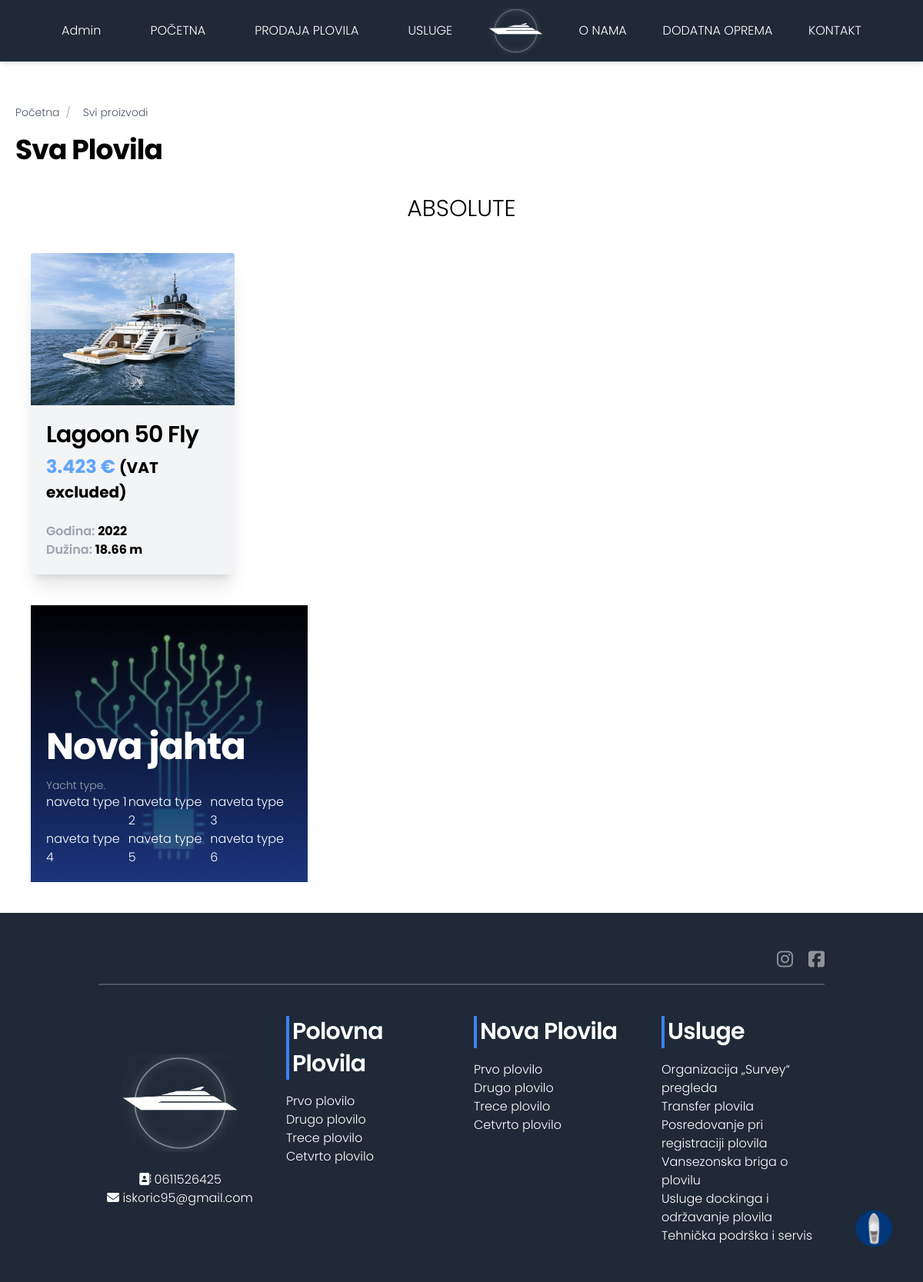
/products/, run on an earlier commit of the app's database.
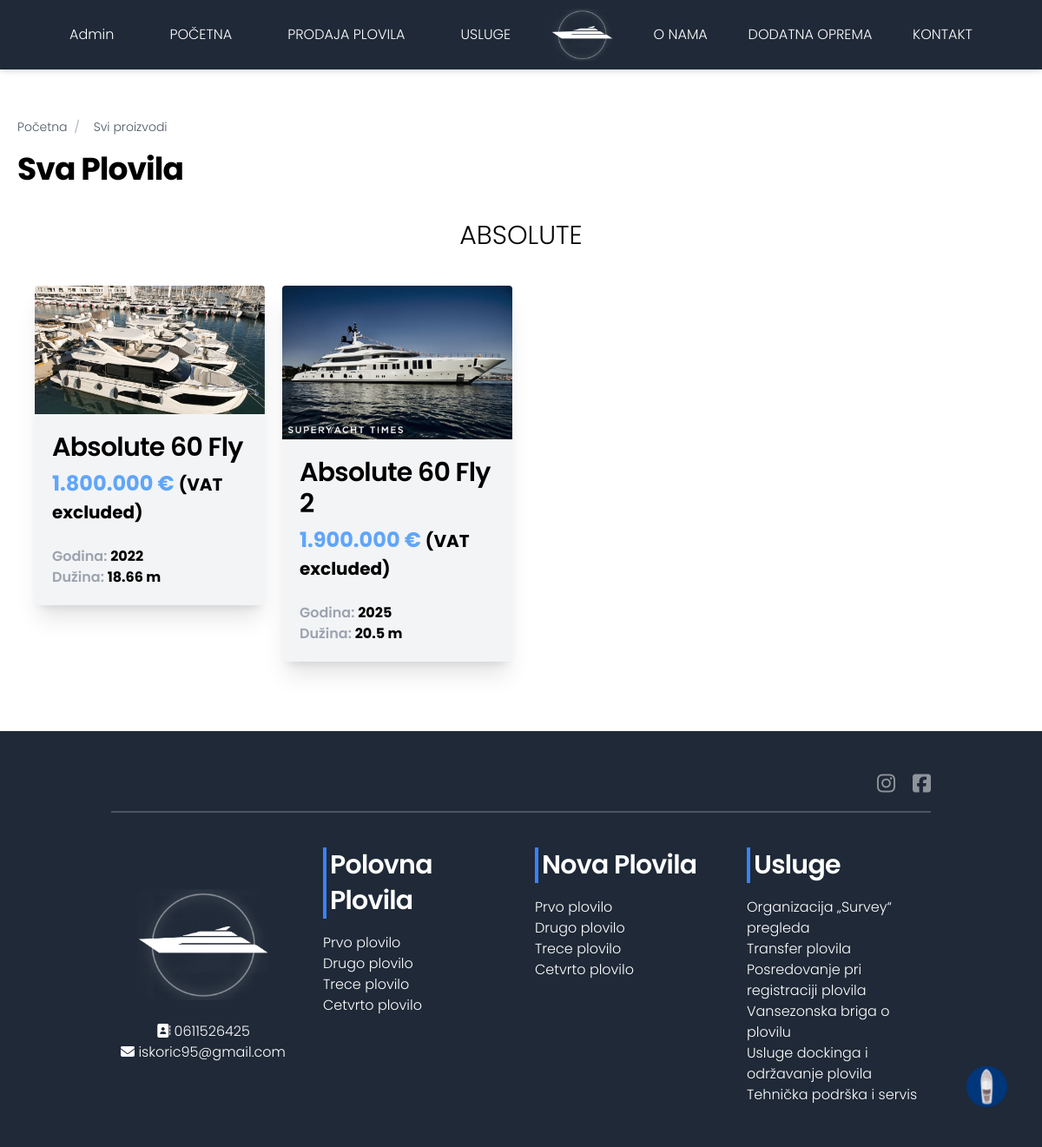
And on a later commit of the database.
### website/models.py (models this page shows, shortened)
class Yacht(models.Model):
    YACHT_TYPE_CHOICES = [
        ('new', 'New'),
        ('used', 'Used'),
    ]
    name = models.CharField(max_length=255, verbose_name="Naziv jahte")
    price = models.DecimalField(max_digits=12, decimal_places=0, verbose_name="Cena (€)")
    yacht_type = models.CharField(max_length=10, choices=YACHT_TYPE_CHOICES, verbose_name="Tip jahte", default="used")
    description = models.TextField(blank=True, verbose_name="Opis jahte")
    image = models.ImageField(upload_to='yachts/', blank=True, null=True, verbose_name="Slika jahte")
    published = models.BooleanField(default=False)
    slug = models.SlugField(unique=True, blank=True, null=True)
    created_at = models.DateTimeField(auto_now_add=True)
    order = models.PositiveIntegerField(default=0)
    class Meta:
        ordering = ['order']

class YachtCharacteristic(models.Model):
    yacht = models.ForeignKey('Yacht', on_delete=models.CASCADE, related_name='characteristics')
    name = models.CharField(max_length=100, choices=[
        ('model', 'MODEL'),
        ('length', 'DUŽINA(m)'),
        ('beam', 'ŠIRINA'),  # širina
        ('draft', 'GAZ (m)'),  # gaz
        ('weight', 'TEŽINA (t)'),
        ('propulsion', 'POGON'),
        ('fuel_tank', 'TANK GORIVA (l)'),
        ('water_tank', 'TANK VODE (l)'),
        ('cabins', 'BROJ KABINA'),
        ('speed', 'BRZINA'),
    ])
    value = models.CharField(max_length=255)
    published = models.BooleanField(default=False)

### website/views.py (the view)
# urls.py: path('products/', views.products, {'product_type': 'all'}, name='all_products'),  # Svi proizvodi
def products(request, product_type):
    used = []
    new = []
    if product_type == "new":
        new = Yacht.objects.filter(yacht_type=product_type, published=True)  # Pretpostavljam da imaš 'condition' polje
        title = "Nova Plovila"
    elif product_type == "used":
        used = Yacht.objects.filter(yacht_type=product_type, published=True)
        title = "Polovna Plovila"
    else:
        title = "Sva Plovila"
        used = Yacht.objects.filter(yacht_type='used', published=True)
        new = Yacht.objects.filter(yacht_type='new', published=True)
    context = {'product_type': product_type, 'new': new, 'used': used, 'title':title}
    return render(request, 'website/pages/products.html', context)

### website/context_processors.py (called while the page is built)
def config(request):
    config = Config.objects.all().first()
    return {'config': config}

### website/templatetags/custom_filters.py (called while the page is built)
@register.filter  # Dekorator koji označava da je ovo filter
def intdot(value):
    try:
        value = int(value)
        return f"{value:,}".replace(",", ".")
    except (ValueError, TypeError):
        return value  # Ako nije broj, vrati originalnu vrednost

### website/templates/website/pages/products.html (shortened to what this page needs)
{% extends 'base.html' %}
{% load static %}
{% block content %}
<section id="boats" class="mx-auto max-w-[1200px] mt-[150px] md:mt-[100px] p-5">
    {% include 'website/components/breadcrumbs.html' %}
    <h1 class="mt-200">{{title}}</h1>
    <div class="p-5 text-center text-3xl">ABSOLUTE</div>
    {% if product_type == 'all' %}
        <div class="grid grid-cols-1 md:grid-cols-3 lg:grid-cols-4 gap-5 rounded-lg p-5">
            {% for yacht in used %}
                {% include 'website/components/used.html' with yacht=yacht %}
            {% endfor %}
        </div>
        <div class="relative grid grid-cols-1 md:grid-cols-3 lg:grid-cols-3 gap-5 rounded-lg p-5">
            {% for yacht in new %}
                {% include 'website/components/new.html' with yacht=yacht %}
            {% endfor %}
        </div>
    {% endif %}
</section>
{% endblock %}

### templates/base.html (shortened to what this page needs)
{% load static %}
{% load static tailwind_tags %}
<!DOCTYPE html>
<html lang="en">
<head>
    <link rel="stylesheet" href="{% static 'css/styles.css' %}">
    {% tailwind_css %}
    <link rel="stylesheet" href="https://cdnjs.cloudflare.com/ajax/libs/font-awesome/6.5.0/css/all.min.css"
/>
</head>
<body class="font-sans font-light">
{% include 'header.html' %}
{% block content %}
{% endblock %}
{% include 'footer.html' %}
<a href="#top" class="scroll-to-top fixed right-5 md:right-5 lg:right-10 bottom-10 z-50 text-white transition">
    <div class="relative group ">
        <img src="{% static 'img/to_the_top.png' %}" class="w-12"/>
    </div>
</a>
</body>
</html>

### templates/header.html (shortened to what this page needs)
{% load static %}
    <header id="main-header" class="hover:bg-gray-800 fixed top-0 left-0 w-full z-40 {% if request.resolver_match.url_name != 'home' %}bg-gray-800{% endif %}  ">
        <div class="max-w-[1200px] mx-auto px-10 py-[10px] text-white">
          <nav class="hidden lg:flex gap-10 items-center justify-between px-10">
            <div class="flex gap-16">
                <div class=" group">
                    <a href="{% url 'admin:index' %}" class="hover:text-gray-300">Admin</a>
                </div>
                <div class=" group">
                    <a href="{% url 'home' %}" class="hover:text-gray-300">POČETNA</a>
                </div>
                <div class="group">
                    <a href="{% url 'all_products' %}" class="hover:text-gray-300">PRODAJA PLOVILA</a>
                </div>
                <div class="group">
                    <a href="{% url 'services' %}" class="hover:text-gray-300">USLUGE</a>
                </div>
            </div>
            <div class="hidden lg:flex justify-center items-center z-40">
                <a href="{% url 'home' %}" class="">
                    <img src="{% static 'img/logo1.png' %}" alt="Logo" class=" h-[60px]"/>
                </a>
            </div>
            <div>
                <a href="{% url 'about' %}" class="hover:text-gray-300">O NAMA</a>
            </div>
            <div>
                <a href="#" class="hover:text-gray-300">DODATNA OPREMA</a>
            </div>
            <div>
                <a href="#" class="hover:text-gray-300">KONTAKT</a>
            </div>
          </nav>
        </div>
    </header>

### website/templates/website/components/breadcrumbs.html
{% load static %}
<nav class="flex text-gray-300 text-sm my-4" aria-label="breadcrumb">
    <ul class="flex items-center space-x-2">
        {% for name, url in breadcrumbs %}
            <li class="flex items-center">
                <a href="{{ url }}" class="text-gray-600 hover:text-blue-800">{{ name }}</a>
                {% if not forloop.last %}
                    <span class="mx-2 text-gray-400">/</span>
                {% endif %}
            </li>
        {% endfor %}
    </ul>
</nav>

### website/templates/website/components/used.html
{% load static %}
{% load custom_filters %}
<section id="usedYachts" class="z-0">
    <a href="{% url 'product_details' yacht.slug %}" class="rounded-lg ">
        <div class="relative shadow-xl hover:bg-red-200 z-40 overflow-hidden ">
            <div class="absolute inset-0 hover:bg-gray-200/30 rounded-lg"></div>
            <img src="{{yacht.image.url}}" alt=""
                 class="rounded-t transition-transform duration-300 ease-in-out group-hover:scale-105"/>
            <div class="bg-gray-100 w-full p-5">
                <h2 class="text-3xl font-semibold mb-2">{{yacht.name}}</h2>
                <p class="text-2xl text-blue-400 font-bold">{{yacht.price|intdot}} € <span
                        class="text-black font-bold text-xl">(VAT excluded)</span>
                </p>
                <br>
                <p>
                    <span class="font-semibold text-gray-400">Godina: </span>
                    <span class="font-bold">
                    {% for char in yacht.characteristics.all %}
                        {% if char.name == "model" %}
                            {{ char.value }}
                        {% endif %}
                    {% endfor %}
                </span></p>
                <p><span class="font-semibold text-gray-400">Dužina: </span><span class="font-bold">                    {% for char in yacht.characteristics.all %}
                        {% if char.name == "length" %}
                            {{ char.value }}
                        {% endif %}
                    {% endfor %} m</span>
                </p>
            </div>
        </div>
    </a>
</section>

### templates/footer.html
{% load static %}
<footer class="px-5 md:px-24 lg:px-32 py-12 bg-gray-800">
    <div class="flex justify-end text-white/50">
        <div class="flex gap-5">
            <a href=""><i class="fa-brands fa-instagram text-2xl"></i></a>
            <a href=""><i class="fa-brands fa-square-facebook text-2xl"></i></a>
        </div>
    </div>
    <hr class="border-t-2 border-gray-600 my-4">
    <br>
    <div class="grid grid-cols-1 md:grid-cols-2 lg:grid-cols-4 gap-8 text-white">
        <div class="flex flex-col items-center justify-center">
            <a href="{% url 'home' %}" class="">
                <img src="{% static 'img/logo1.png' %}" alt="Logo" class=" h-32"/>
            </a>
            <br>
            <div><i class="fa-solid fa-address-book"></i> 0611526425</div>
            <div><i class="fa-solid fa-envelope"></i> iskoric95@gmail.com</div>
        </div>
        <div class="">
            <h2 class="pl-1 border-l-4 border-blue-500">Polovna Plovila</h2>
            <ul>
                <li>Prvo plovilo</li>
                <li>Drugo plovilo</li>
                <li>Trece plovilo</li>
                <li>Cetvrto plovilo</li>
            </ul>
        </div>
        <div class="">
            <h2 class="pl-1 border-l-4 border-blue-500">Nova Plovila</h2>
            <ul>
                <li>Prvo plovilo</li>
                <li>Drugo plovilo</li>
                <li>Trece plovilo</li>
                <li>Cetvrto plovilo</li>
            </ul>
        </div>
        <div class="">
            <h2 class="pl-1 border-l-4 border-blue-500">Usluge</h2>
            <ul>
                <li><a href="">Organizacija „Survey“ pregleda</a></li>
                <li><a href="">Transfer plovila</a></li>
                <li><a href="">Posredovanje pri registraciji plovila</a></li>
                <li><a href="">Vansezonska briga o plovilu</a></li>
                <li><a href="">Usluge dockinga i održavanje plovila</a></li>
                <li><a href="">Tehnička podrška i servis</a></li>
            </ul>
        </div>
    </div>
</footer>

### website/templates/website/components/new.html
{% load static %}
<section id="newYachts">
    <a href="{% url 'product_details' yacht.slug %}" class="relative w-full z-0">
        <img src="{{yacht.image.url}}" alt="Background Image" class="w-full h-auto object-cover">
        <div class="absolute inset-0 bg-gradient-to-t from-blue-900/90 to-transparent hover:from-blue-900 cursor-pointer"></div>
        <div class="absolute bottom-5 left-0 w-full text-white px-5">
            <h2 class="text-5xl font-bold">{{yacht.name}}</h2>
            <p class="text-sm text-gray-400">Yacht type.</p>
            <div class="grid grid-cols-3">
                <div class="">naveta type 1</div>
                <div class="">naveta type 2</div>
                <div class="">naveta type 3</div>
                <div class="">naveta type 4</div>
                <div class="">naveta type 5</div>
                <div class="">naveta type 6</div>
            </div>
        </div>
    </a>
</section>

What changed in the data, as far as the page shows it:
removed Yacht: image (picture), name "Nova jahta"
changed Yacht: image: a different picture; name "Lagoon 50 Fly" → "Absolute 60 Fly"; price "3.423" → "1.800.000"
added Yacht: image (picture), name "Absolute 60 Fly 2", price "1.900.000", shown under "Sva Plovila"
added YachtCharacteristic: value "2025", shown under "Absolute 60 Fly 2"
added YachtCharacteristic: value "20.5", shown under "Absolute 60 Fly 2"
